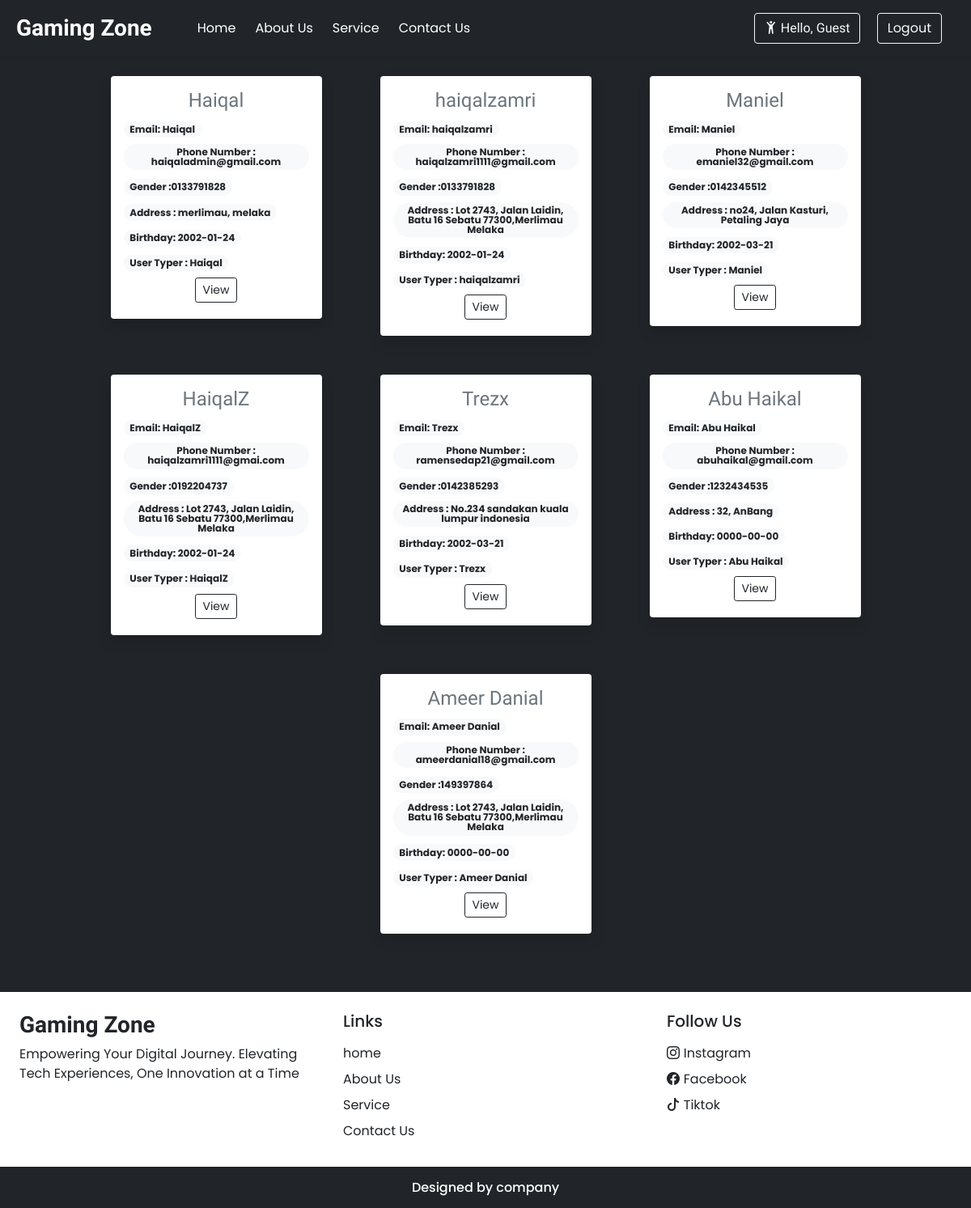
Screenshot of /projek/userdet.php with the database file from the repository.
### tables this page shows
CREATE TABLE `register` (
  `id` int(11) NOT NULL,
  `name` varchar(50) NOT NULL,
  `email` varchar(50) NOT NULL,
  `phoneNumber` varchar(20) NOT NULL,
  `gender` varchar(10) NOT NULL,
  `address` varchar(100) NOT NULL,
  `birthday` date NOT NULL,
  `password` varchar(100) NOT NULL,
  `confirmationPassword` varchar(100) NOT NULL,
  `userType` varchar(50) NOT NULL DEFAULT 'user'
);

### projek/userdet.php (the view, shortened to what this page needs)
<!DOCTYPE html>
<html lang="en">
<head>
  <link rel="stylesheet" href="https://cdn.jsdelivr.net/npm/swiper@11/swiper-bundle.min.css"/>
  <?php require ('inc/links.php');?>
</head>
<body class="bg-dark">
<?php require('inc/headerlogin.php'); ?>
<?php
require 'conf.php';
$sql = "SELECT * FROM `register`";
$result = mysqli_query($conn, $sql);
?>
<div class="container">
  <div class="row justify-content-center">
    <?php
    while($row = mysqli_fetch_array($result)){
    ?>
    <div class="cog-2 col-md-3 my-4 mx-4">
      <div class="card border-0 shadow" style="max-width: 600px; margin:auto;">
        <div class="card-body">
          <h4 class="card-title h-font text-center text-secondary"><?= htmlspecialchars($row['name']); ?></h4>
          <h4 class="badge rounded-pill bg-light text-dark text-wrap">Email: <?= htmlspecialchars($row['name']); ?></h4> <br>
          <h4 class="badge rounded-pill bg-light text-dark text-wrap">Phone Number : <?= htmlspecialchars($row['email']); ?></h4> <br>
          <h4 class="badge rounded-pill bg-light text-dark text-wrap">Gender :<?= htmlspecialchars($row['phoneNumber']); ?></h4>
          <h4 class="badge rounded-pill bg-light text-dark text-wrap">Address : <?= htmlspecialchars($row['address']); ?></h4>
          <h4 class="badge rounded-pill bg-light text-dark text-wrap">Birthday: <?= htmlspecialchars($row['birthday']); ?></h4> <br>
          <h4 class="badge rounded-pill bg-light text-dark text-wrap">User Typer : <?= htmlspecialchars($row['name']); ?></h4>
          <div class="d-flex justify-content-evenly mb-1">
            <a href="nextbooking.php?id=<?= $row['id']; ?>" class="btn btn-sm btn-outline-dark shadow-none">View</a>
          </div>
        </div>
      </div>
    </div>
    <?php } ?>
  </div>
</div>
<?php require('inc/footerlogin.php');?>
</body>
</html>

### projek/inc/links.php (shortened to what this page needs)
<link href="https://cdn.jsdelivr.net/npm/bootstrap@5.0.2/dist/css/bootstrap.min.css" rel="stylesheet">
<link rel="stylesheet" href="https://cdn.jsdelivr.net/npm/bootstrap-icons@1.11.3/font/bootstrap-icons.min.css">
<link rel="stylesheet" href="css/common.css">

### projek/inc/headerlogin.php (shortened to what this page needs)
<!DOCTYPE html>
<html lang="en">
<head>
  <link rel="stylesheet" href="https://cdn.jsdelivr.net/npm/swiper@11/swiper-bundle.min.css"/>
  <?php require('inc/links.php'); ?>
</head>
<body class="bg-dark">
<nav class="navbar navbar-expand-lg navbar-dark bg-dark px-lg-2 py-lg-2 shadow-sm sticky-top">
  <div class="container-fluid">
    <a class="navbar-brand me-5 fw-bold fs-3 h-font" href="gzlogin.php">Gaming Zone</a>
    <div class="collapse navbar-collapse" id="navbarSupportedContent">
      <ul class="navbar-nav me-auto mb-2 mb-lg-0">
        <li class="nav-item">
          <a class="nav-link active me-2" aria-current="page" href="gzlogin.php">Home</a>
        </li>
        <li class="nav-item">
         <a class="nav-link active me-2" href="aboutlogin.php">About Us </a>
        </li>
        <li class="nav-item">
          <a class="nav-link active me-2" href="servicelogin.php">Service</a>
        </li>
        <li class="nav-item">
          <a class="nav-link active me-2" href="contactlogin.php">Contact Us</a>
        </li>
      </ul>
      <div>
      <a class="btn btn-outline-light shadow-none me-lg-6 me-3 greeting h-font mx-5 my-2" href="userdetail.php?name=<?php echo urlencode($_SESSION["name"]);?>">
        <i class="bi bi-person-arms-up"></i> Hello, <?php echo htmlspecialchars($_SESSION["name"] ?? 'Guest'); ?>
      </a>
      <button type="button" class="btn btn-outline-light shadow-none me-lg-6 me-3" data-bs-toggle="modal" data-bs-target="#LoginModal">
                Logout
                </button>
              </div>
            </div>
          </nav>

### projek/inc/footerlogin.php (shortened to what this page needs)
<div class="container-fluid bg-white mt-5">
  <div class="row">
    <div class="col-lg-4 p-4">
        <h3 class="h-font fw-bold fs-3 mb-2">Gaming Zone</h3>
        <p>
        Empowering Your Digital Journey. Elevating Tech Experiences, One Innovation at a Time
        </p>
      </div>
      <div class="col-lg-4 p-4">
        <h5 class="mb-3">Links</h5>
        <a href="gzlogin.php" class="d-inline-block mb-2 text-dark text-decoration-none">home</a><br>
        <a href="aboutlogin.php" class="d-inline-block mb-2 text-dark text-decoration-none">About Us</a><br>
        <a href="servicelogin.php" class="d-inline-block mb-2 text-dark text-decoration-none">Service</a><br>
        <a href="contactlogin.php" class="d-inline-block mb-2 text-dark text-decoration-none">Contact Us</a> <br>
      </div>
      <div class="col-lg-4 p-4">
        <h5 class="mb-3">Follow Us</h5>
        <a href="https://www.instagram.com/gamingzonevlore?igsh=MWRiYjJlN205NXJhaw==" class="d-inline-block text-dark text-decoration-none mb-2">
        <i class="bi bi-instagram"> </i>Instagram
        </a>
        <br>
        <a href="https://www.facebook.com/GamingZone1Fb?mibextid=LQQJ4d" class="d-inline-block text-dark text-decoration-none mb-2">
        <i class="bi bi-facebook"> </i>Facebook
        </a>
        <br>
        <a href="https://www.tiktok.com/@gamingzonexxx?_t=8l6JnSY7xnV&_r=1" class="d-inline-block text-dark text-decoration-none mb-2">
        <i class="bi bi-tiktok"> </i>Tiktok
        </a>
        <br>
      </div>
    </div>
  </div>
<h6 class="text-center bg-dark text-white p-3 m-0">Designed by company</h6>

### projek/css/common.css (style rules this page uses)
:root { --teal: #2ec1ac; --teal_hover: #279e8c; }
* { font-family: 'Poppins', sans-serif; }
.h-font { font-family: 'Merienda', cursive; }

### rows the page displays
register: name "Haiqal", email "haiqaladmin@gmail.com", phoneNumber "0133791828", address "merlimau, melaka", birthday "2002-01-24"
register: name "haiqalzamri", email "haiqalzamri1111@gmail.com", phoneNumber "0133791828", address "Lot 2743, Jalan Laidin, Batu 16 Sebatu 77300,Merlimau Melaka", birthday "2002-01-24"
register: name "Maniel", email "emaniel32@gmail.com", phoneNumber "0142345512", address "no24, Jalan Kasturi, Petaling Jaya", birthday "2002-03-21"
register: name "HaiqalZ", email "haiqalzamri1111@gmai.com", phoneNumber "0192204737", address "Lot 2743, Jalan Laidin, Batu 16 Sebatu 77300,Merlimau Melaka", birthday "2002-01-24"
register: name "Trezx", email "ramensedap21@gmail.com", phoneNumber "0142385293", address "No.234 sandakan kuala lumpur indonesia", birthday "2002-03-21"
register: name "Abu Haikal", email "abuhaikal@gmail.com", phoneNumber "1232434535", address "32, AnBang", birthday "0000-00-00"
register: name "Ameer Danial", email "ameerdanial18@gmail.com", phoneNumber "149397864", address "Lot 2743, Jalan Laidin, Batu 16 Sebatu 77300,Merlimau Melaka", birthday "0000-00-00"

### other values shown
$_SESSION["name"] "Guest"
